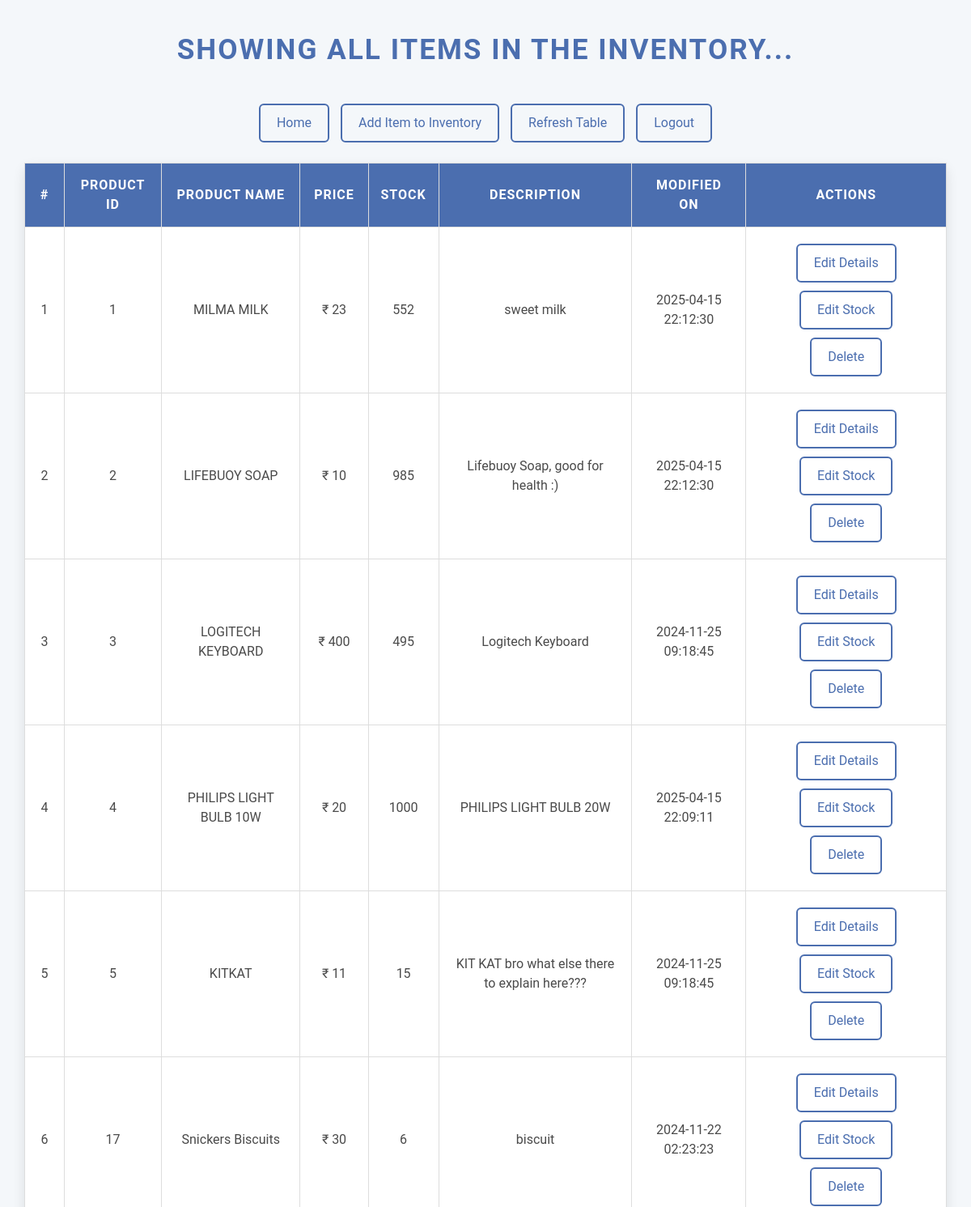
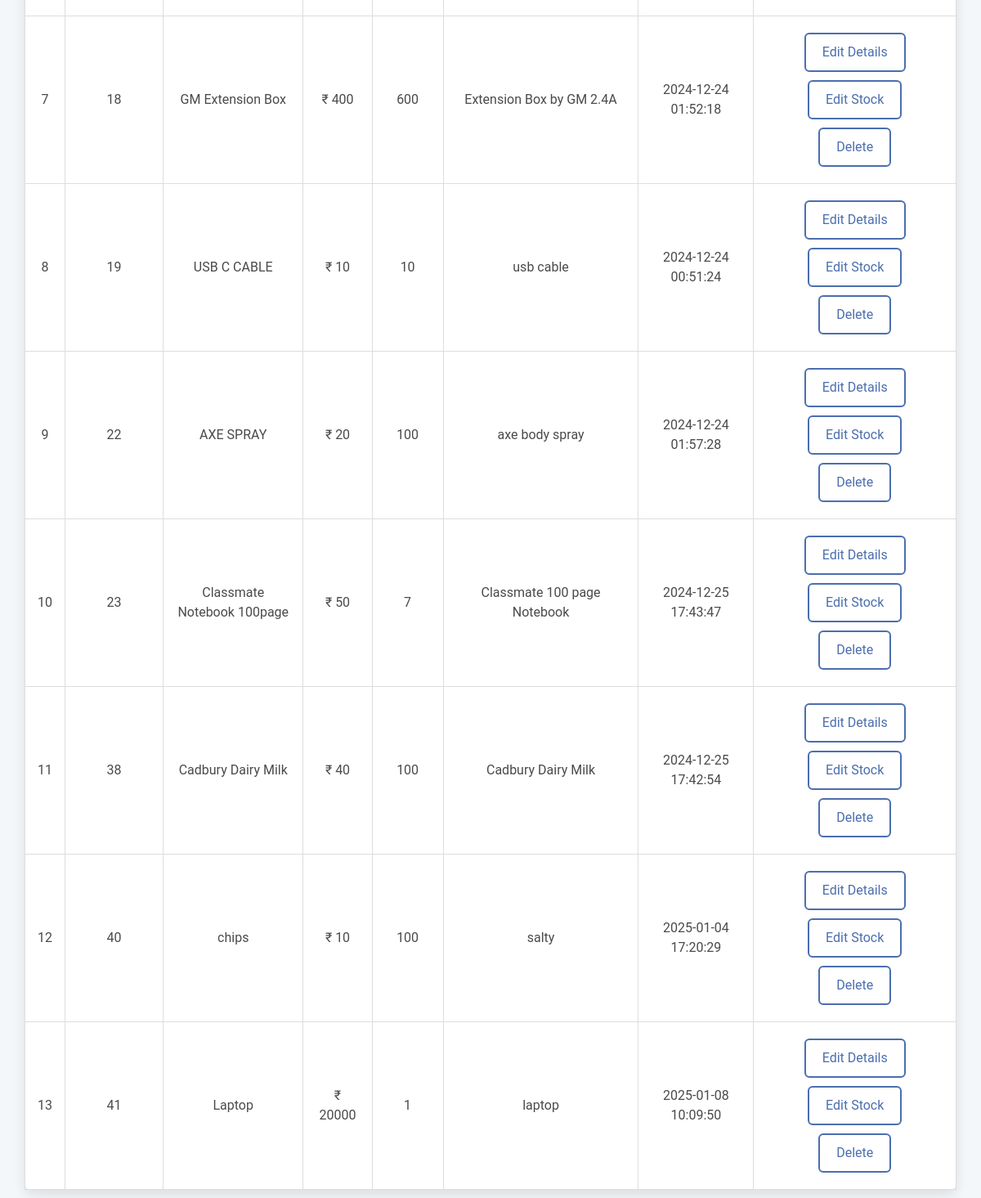
The app's page /stocker/display_inventory.php (signed in) with its own data (2 pictures, top to bottom).
### tables this page shows
CREATE TABLE `products` (
  `prodid` int(11) NOT NULL,
  `name` varchar(255) NOT NULL,
  `price` int(11) NOT NULL,
  `stock` int(11) NOT NULL,
  `description` text DEFAULT NULL,
  `modifiedon` datetime DEFAULT current_timestamp() ON UPDATE current_timestamp()
);

### config.php (called while the page is built, shortened)
<?php
class Database{
    private $host = "localhost";
    private $username = "miniproject";
    private $password = "miniproject123";
    private $dbname = "inventory";
    public function __construct(){
        $this->conn = new mysqli($this->host,$this->username,$this->password,$this->dbname);
    }
}

### stocker/stocker.php (called while the page is built, shortened)
<?php
require __DIR__.'/../config.php';
class Stocker extends Database{
    function displayProductInventory(){
        $sql = "SELECT * FROM products";
        $stmt = $this->conn->prepare($sql);
        $stmt->execute();
        $result = $stmt->get_result();
        $inventory = [];
        if ($result->num_rows > 0){
            while($row = $result->fetch_assoc()){
                $inventory[] = $row;
            }
        }
        return $inventory;
    }
}
$stocker = New Stocker();

### stocker/display_inventory.php (the view, shortened to what this page needs)
<?php
require "stocker.php";
?>
<!DOCTYPE html>
<html lang="en">
<head>
    <link href="https://cdn.jsdelivr.net/npm/tailwindcss@2.2.19/dist/tailwind.min.css" rel="stylesheet">
    <link rel="stylesheet" href="./stockercss/display_inventory.css">
</head>
<body>
    <h1>Showing All Items in the Inventory...</h1>
    <button class="btn btn-outline-primary"><a href="stocker_home.php">Home</a></button>
    <button class="btn btn-outline-primary"><a href="add_item.php">Add Item to Inventory</a></button>
    <button class="btn btn-outline-primary" onclick="window.location= 'display_inventory.php'">Refresh Table</button>
    <button class="btn btn-outline-primary"><a href="../logout.php">Logout</a></button>
    <?php
      $items = $stocker->displayProductInventory();
      if(empty($items)){
        echo "<centre><p class='text-centre'><b>No Users</b></p><centre>";
        $disabled = "disabled";
      }else{
        echo '<table border="1">';
            echo '<table class="table table-hover">
            <thead>
              <tr>
                <th scope="col">#</th>
                <th scope="col">Product Id</th>
                <th scope="col">Product Name</th>
                <th scope="col">Price</th>
                <th scope="col">Stock</th>
                <th scope="col">Description</th>
                <th scope="col">Modified On</th>
                <th scope="col">Actions</th>
              </tr>
            </thead><tbody>';
            $count = 1;
            foreach($items as $row){
                echo '<tr>';
                  echo '<td>' . $count . '</td>';
                  echo '<td>'.$row["prodid"].'</td>';
                  echo '<td>' . $row["name"] . '</td>';
                  echo '<td> &#8377 ' . $row["price"] . '</td>';
                  echo '<td>' . $row["stock"] . '</td>';
                  echo '<td>' . $row["description"] . '</td>';
                  echo '<td>' . $row["modifiedon"] . '</td>';
                  echo '<td> <button class="btn btn-outline-primary" onclick="editProduct('.$row["prodid"].')">Edit Details</button>';
                  echo '<button class="btn btn-outline-primary" onclick="editStock('.$row["prodid"].')">Edit Stock</button>';
                  echo '<button class="btn btn-outline-primary" onclick="deleteProduct('.$row["prodid"].')">Delete</button></td>';
                  echo '</tr>';
                  $count++;
              }
        }
    ?>
</body>
</html>

### stocker/stockercss/display_inventory.css (style rules this page uses)
body { font-family: 'Roboto', sans-serif; background-color: #f4f7fa; margin: 0; padding: 0; color: #4a4a4a; text-align: center; }
h1 { color: #4b6eaf; font-size: 2.2em; text-transform: uppercase; letter-spacing: 2px; margin: 35px 0; font-weight: 700; }
table { width: 95%; margin: 10px auto; border-collapse: collapse; box-shadow: 0 6px 15px rgba(0, 0, 0, 0.1); background-color: #ffffff; border-radius: 8px; }
th, td { padding: 15px; text-align: center; border: 1px solid #ddd; font-size: 1em; }
th { background-color: #4b6eaf; color: white; text-transform: uppercase; letter-spacing: 1px; }
button { background-color: #4b6eaf; color: white; border: none; padding: 10px 20px; font-size: 1em; border-radius: 6px; cursor: pointer; transition: background-color 0.3s ease, transform 0.3s ease, box-shadow 0.2s ease; margin: 5px; }
button.btn-outline-primary { background-color: transparent; border: 2px solid #4b6eaf; color: #4b6eaf; }

### records on screen
products: prodid "1", name "MILMA MILK", price "23", stock "552", description "sweet milk", modifiedon "2025-04-15 22:12:30"
products: prodid "2", name "LIFEBUOY SOAP", price "10", stock "985", description "Lifebuoy Soap, good for health :)", modifiedon "2025-04-15 22:12:30"
products: prodid "3", name "LOGITECH KEYBOARD", price "400", stock "495", description "Logitech Keyboard", modifiedon "2024-11-25 09:18:45"
products: prodid "4", name "PHILIPS LIGHT BULB 10W", price "20", stock "1000", description "PHILIPS LIGHT BULB 20W", modifiedon "2025-04-15 22:09:11"
products: prodid "5", name "KITKAT", price "11", stock "15", description "KIT KAT bro what else there to explain here???", modifiedon "2024-11-25 09:18:45"
products: prodid "17", name "Snickers Biscuits", price "30", stock "6", description "biscuit", modifiedon "2024-11-22 02:23:23"
products: prodid "18", name "GM Extension Box", price "400", stock "600", description "Extension Box by GM 2.4A", modifiedon "2024-12-24 01:52:18"
products: prodid "19", name "USB C CABLE", price "10", stock "10", description "usb cable", modifiedon "2024-12-24 00:51:24"
products: prodid "22", name "AXE SPRAY", price "20", stock "100", description "axe body spray", modifiedon "2024-12-24 01:57:28"
products: prodid "23", name "Classmate Notebook 100page", price "50", stock "7", description "Classmate 100 page Notebook", modifiedon "2024-12-25 17:43:47"
products: prodid "38", name "Cadbury Dairy Milk", price "40", stock "100", description "Cadbury Dairy Milk", modifiedon "2024-12-25 17:42:54"
products: prodid "40", name "chips", price "10", stock "100", description "salty", modifiedon "2025-01-04 17:20:29"
products: prodid "41", name "Laptop", price "20000", stock "1", description "laptop", modifiedon "2025-01-08 10:09:50"
